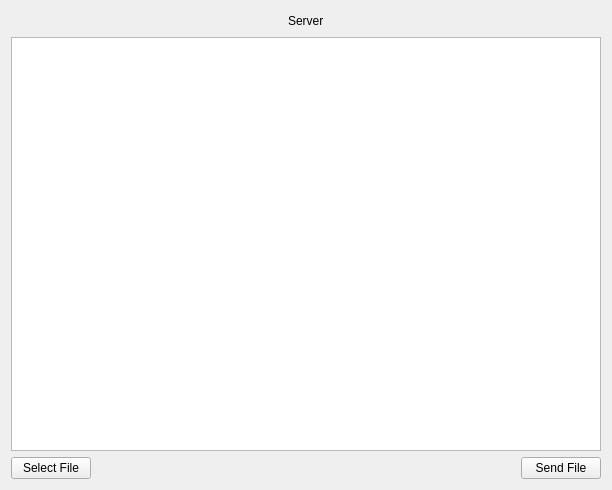
<?xml version="1.0" encoding="UTF-8"?>
<ui version="4.0">
 <class>ServerWidget</class>
 <widget class="QWidget" name="ServerWidget">
  <property name="geometry">
   <rect>
    <x>0</x>
    <y>0</y>
    <width>612</width>
    <height>490</height>
   </rect>
  </property>
  <property name="windowTitle">
   <string>ServerWidget</string>
  </property>
  <layout class="QGridLayout" name="gridLayout">
   <item row="0" column="1">
    <spacer name="horizontalSpacer_2">
     <property name="orientation">
      <enum>Qt::Horizontal</enum>
     </property>
     <property name="sizeHint" stdset="0">
      <size>
       <width>189</width>
       <height>20</height>
      </size>
     </property>
    </spacer>
   </item>
   <item row="0" column="2">
    <widget class="QLabel" name="label">
     <property name="text">
      <string>Server</string>
     </property>
    </widget>
   </item>
   <item row="0" column="3">
    <spacer name="horizontalSpacer_3">
     <property name="orientation">
      <enum>Qt::Horizontal</enum>
     </property>
     <property name="sizeHint" stdset="0">
      <size>
       <width>189</width>
       <height>20</height>
      </size>
     </property>
    </spacer>
   </item>
   <item row="1" column="0" colspan="5">
    <widget class="QTextEdit" name="textEdit"/>
   </item>
   <item row="2" column="0">
    <widget class="QPushButton" name="selectButton">
     <property name="text">
      <string>Select File</string>
     </property>
    </widget>
   </item>
   <item row="2" column="1" colspan="3">
    <spacer name="horizontalSpacer">
     <property name="orientation">
      <enum>Qt::Horizontal</enum>
     </property>
     <property name="sizeHint" stdset="0">
      <size>
       <width>429</width>
       <height>20</height>
      </size>
     </property>
    </spacer>
   </item>
   <item row="2" column="4">
    <widget class="QPushButton" name="sendButton">
     <property name="text">
      <string>Send File</string>
     </property>
    </widget>
   </item>
  </layout>
 </widget>
 <layoutdefault spacing="6" margin="11"/>
 <resources/>
 <connections/>
</ui>
